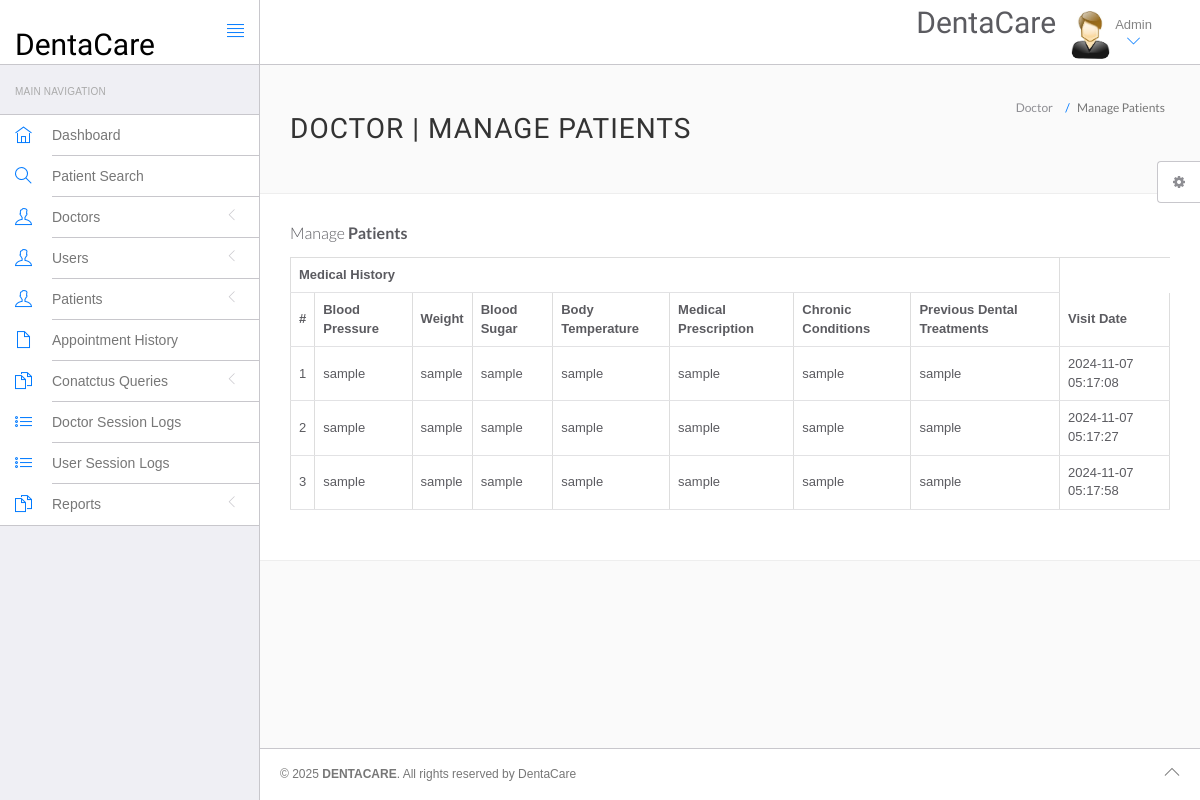
Before: /hms/admin/view-patient.php (signed in) with the older database file.
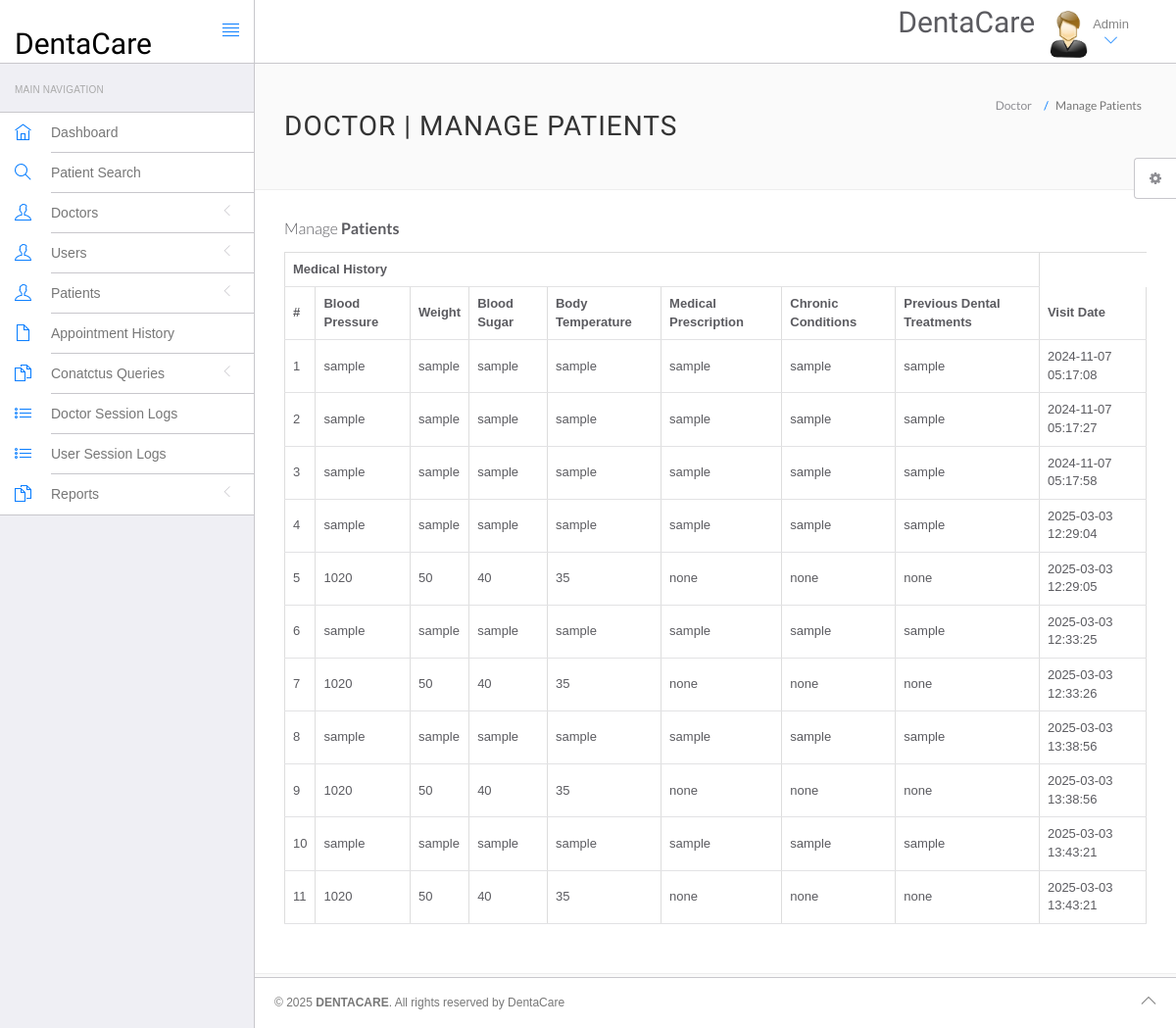
After: the same page with the newer database file.
### tables this page shows
CREATE TABLE `tblmedicalhistory` (
  `ID` int(10) NOT NULL,
  `PatientID` int(10) DEFAULT NULL,
  `BloodPressure` varchar(200) DEFAULT NULL,
  `BloodSugar` varchar(200) NOT NULL,
  `Weight` varchar(100) DEFAULT NULL,
  `Temperature` varchar(200) DEFAULT NULL,
  `MedicalPres` mediumtext DEFAULT NULL,
  `ChronicCond` varchar(255) DEFAULT NULL,
  `PrevDen` varchar(255) DEFAULT NULL,
  `CreationDate` timestamp NOT NULL DEFAULT current_timestamp() ON UPDATE current_timestamp()
);

### hms/admin/view-patient.php (the view, shortened to what the changed rows need)
<?php
include('include/config.php');
?>
<!DOCTYPE html>
<html lang="en">
<head>
    <link rel="stylesheet" href="vendor/bootstrap/css/bootstrap.min.css">
    <link rel="stylesheet" href="vendor/fontawesome/css/font-awesome.min.css">
    <link rel="stylesheet" href="vendor/themify-icons/themify-icons.min.css">
    <link href="vendor/animate.css/animate.min.css" rel="stylesheet" media="screen">
    <link href="vendor/perfect-scrollbar/perfect-scrollbar.min.css" rel="stylesheet" media="screen">
    <link href="vendor/switchery/switchery.min.css" rel="stylesheet" media="screen">
    <link href="vendor/bootstrap-touchspin/jquery.bootstrap-touchspin.min.css" rel="stylesheet" media="screen">
    <link href="vendor/select2/select2.min.css" rel="stylesheet" media="screen">
    <link href="vendor/bootstrap-datepicker/bootstrap-datepicker3.standalone.min.css" rel="stylesheet" media="screen">
    <link href="vendor/bootstrap-timepicker/bootstrap-timepicker.min.css" rel="stylesheet" media="screen">
    <link rel="stylesheet" href="assets/css/styles.css">
    <link rel="stylesheet" href="assets/css/plugins.css">
    <link rel="stylesheet" href="assets/css/themes/theme-1.css" id="skin_color" />
</head>
<body>
    <div id="app">
        <div class="app-content">
            <?php include('include/header.php'); ?>
            <div class="main-content">
                <div class="wrap-content container" id="container">
                    <section id="page-title">
                        <div class="row">
                            <div class="col-sm-8">
                                <h1 class="mainTitle">Doctor | Manage Patients</h1>
                            </div>
                        </div>
                    </section>
                    <div class="container-fluid container-fullw bg-white">
                        <div class="row">
                            <div class="col-md-12">
                                <?php
                                $vid = intval($_GET['viewid']);
                                ?>
                                <?php
                                $ret = $con->prepare("SELECT * FROM tblmedicalhistory WHERE PatientID = ?");
                                $ret->bind_param("i", $vid);
                                $ret->execute();
                                $result = $ret->get_result();
                                ?>
                                <table id="datatable" class="table table-bordered dt-responsive nowrap" style="border-collapse: collapse; border-spacing: 0; width: 100%;">
                                    <tr align="center">
                                        <th colspan="8">Medical History</th>
                                    </tr>
                                    <tr>
                                        <th>#</th>
                                        <th>Blood Pressure</th>
                                        <th>Weight</th>
                                        <th>Blood Sugar</th>
                                        <th>Body Temperature</th>
                                        <th>Medical Prescription</th>
                                        <th>Chronic Conditions</th>
                                        <th>Previous Dental Treatments</th>
                                        <th>Visit Date</th>
                                    </tr>
                                    <?php
                                    $cnt = 1;
                                    while ($row = $result->fetch_assoc()) {
                                    ?>
                                    <tr>
                                        <td><?php echo $cnt; ?></td>
                                        <td><?php echo htmlspecialchars($row['BloodPressure']); ?></td>
                                        <td><?php echo htmlspecialchars($row['Weight']); ?></td>
                                        <td><?php echo htmlspecialchars($row['BloodSugar']); ?></td>
                                        <td><?php echo htmlspecialchars($row['Temperature']); ?></td>
                                        <td><?php echo htmlspecialchars($row['MedicalPres']); ?></td>
                                        <td><?php echo htmlspecialchars($row['ChronicCond']); ?></td>
                                        <td><?php echo htmlspecialchars($row['PrevDen']); ?></td>
                                        <td><?php echo htmlspecialchars($row['CreationDate']); ?></td>
                                    </tr>
                                    <?php $cnt = $cnt + 1; } $ret->close(); ?>
                                </table>
                            </div>
                        </div>
                    </div>
                </div>
            </div>
        </div>
    </div>
</body>
</html>

Changed rows visible on the page:
added tblmedicalhistory: BloodPressure "sample", Weight "sample", BloodSugar "sample", Temperature "sample", MedicalPres "sample", ChronicCond "sample", PrevDen "sample", CreationDate "2025-03-03 12:29:04"
added tblmedicalhistory: BloodPressure "1020", Weight "50", BloodSugar "40", Temperature "35", MedicalPres "none", ChronicCond "none", PrevDen "none", CreationDate "2025-03-03 12:29:05"
added tblmedicalhistory: BloodPressure "sample", Weight "sample", BloodSugar "sample", Temperature "sample", MedicalPres "sample", ChronicCond "sample", PrevDen "sample", CreationDate "2025-03-03 12:33:25"
added tblmedicalhistory: BloodPressure "1020", Weight "50", BloodSugar "40", Temperature "35", MedicalPres "none", ChronicCond "none", PrevDen "none", CreationDate "2025-03-03 12:33:26"
added tblmedicalhistory: BloodPressure "sample", Weight "sample", BloodSugar "sample", Temperature "sample", MedicalPres "sample", ChronicCond "sample", PrevDen "sample", CreationDate "2025-03-03 13:38:56"
added tblmedicalhistory: BloodPressure "1020", Weight "50", BloodSugar "40", Temperature "35", MedicalPres "none", ChronicCond "none", PrevDen "none", CreationDate "2025-03-03 13:38:56"
added tblmedicalhistory: BloodPressure "sample", Weight "sample", BloodSugar "sample", Temperature "sample", MedicalPres "sample", ChronicCond "sample", PrevDen "sample", CreationDate "2025-03-03 13:43:21"
added tblmedicalhistory: BloodPressure "1020", Weight "50", BloodSugar "40", Temperature "35", MedicalPres "none", ChronicCond "none", PrevDen "none", CreationDate "2025-03-03 13:43:21"
